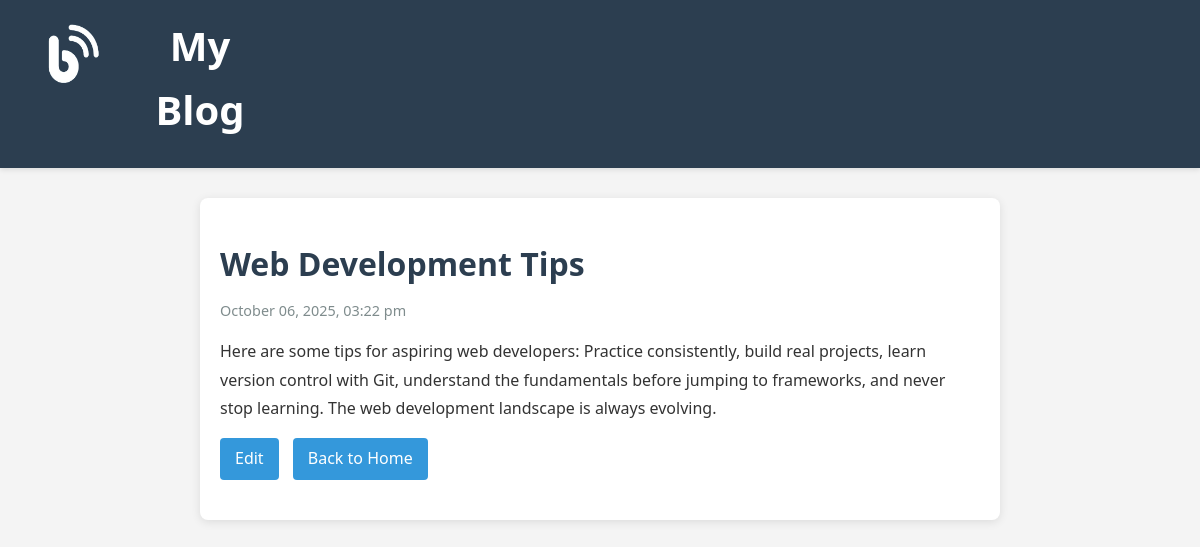
Screenshot of /post.php?id=3 with the database file from the repository.
### tables this page shows
CREATE TABLE `posts` (
  `id` int(11) NOT NULL,
  `title` varchar(255) NOT NULL,
  `content` text NOT NULL,
  `timestamp` timestamp NOT NULL DEFAULT current_timestamp() ON UPDATE current_timestamp()
);

### post.php (the view, shortened to what this page needs)
<?php
require('connect.php');
$errors = [];
$title = '';
$content = '';
$post = null;
if (isset($_GET['id'])) {
    if (filter_var($_GET['id'], FILTER_VALIDATE_INT)) {
        $id = (int)$_GET['id'];
        $query = "SELECT id, title, content, timestamp FROM posts WHERE id = :id";
        $statement = $db->prepare($query);
        $statement->bindParam(':id', $id, PDO::PARAM_INT);
        $statement->execute();
        $post = $statement->fetch(PDO::FETCH_ASSOC);
    } else {
        $errors[] = "Invalid post ID.";
    }
}
$isNewPost = !isset($_GET['id']);
?>
<!DOCTYPE html>
<html lang="en">
<head>
    <link rel="stylesheet" href="main.css">
</head>
<body>
    <header class="<?= $isNewPost ? 'nav-head_edit' : 'nav-head' ?>">
        <a href="index.php"><img src="blog_logo.png" alt="logo"></a>
        <h1><a href="index.php">My Blog</a></h1>
    </header>
    <main>
        <?php if ($isNewPost): ?>
            <h2>Create New Post</h2>
            <form action="post.php" method="post" class="post-form">
                <div class="form-group">
                    <label for="title">Title:</label>
                    <input type="text" id="title" name="title" value="<?= htmlspecialchars($title) ?>" required>
                </div>
                <div class="form-group">
                    <label for="content">Content:</label>
                    <textarea id="content" name="content" rows="10" required><?= htmlspecialchars($content) ?></textarea>
                </div>
                <div class="form-actions">
                    <button type="submit">Create Post</button>
                    <a href="index.php" class="cancel-link">Cancel</a>
                </div>
            </form>
        <?php elseif ($post): ?>
            <article class="post-full">
                <h2><?= htmlspecialchars($post['title']) ?></h2>
                <p class="post-date">
                    <?= date('F d, Y, h:i a', strtotime($post['timestamp'])) ?>
                </p>
                <div class="post-content">
                    <?= nl2br(htmlspecialchars($post['content'])) ?>
                </div>
                <div class="post-actions">
                    <a href="edit.php?id=<?= $post['id'] ?>" class="edit-link">Edit</a>
                    <a href="index.php">Back to Home</a>
                </div>
            </article>
        <?php endif; ?>
    </main>
</body>
</html>

### main.css (style rules this page uses)
* { margin: 0; padding: 0; box-sizing: border-box; }
body { font-family: 'Segoe UI', Tahoma, Geneva, Verdana, sans-serif; line-height: 1.6; color: #333; background-color: #f4f4f4; }
.nav-head, .nav-head_edit { background-color: #2c3e50; color: white; padding: 20px; display: flex; text-align: center; box-shadow: 0 2px 5px rgba(0,0,0,0.1); }
.nav-head { margin-top: -6.4px; }
.nav-head h1, .nav-head_edit h1 { margin: 0; font-size: 2.5em; width: 160px; display: flex; align-items: center; margin-bottom: 6px; }
.nav-head h1 a, .nav-head_edit h1 a { color: white; text-decoration: none; }
.nav-head img, .nav-head_edit img { height: 84px; width: 100px; }
main { max-width: 800px; margin: 30px auto; padding: 20px; background-color: white; border-radius: 8px; box-shadow: 0 2px 10px rgba(0,0,0,0.1); }
.post-date { color: #7f8c8d; font-size: 0.9em; margin-bottom: 15px; }
.post-content { margin: 15px 0; line-height: 1.8; }
.post-full { padding: 20px 0; }
.post-full h2 { color: #2c3e50; margin-bottom: 10px; font-size: 2em; }
.post-actions { margin-top: 15px; }
.post-actions a, .new-post-link, .read-more, .edit-link, .cancel-link { display: inline-block; padding: 8px 15px; margin-right: 10px; background-color: #3498db; color: white; text-decoration: none; border-radius: 4px; transition: background-color 0.3s; }

### rows the page displays
posts: title "Web Development Tips", timestamp "October 06, 2025, 03:22 pm", content "Here are some tips for aspiring web developers: Practice consistently, build real projects, learn version control with Git, understand the fundamentals before jumping to frameworks, and never stop learning. The web development landscape is always evolving."
